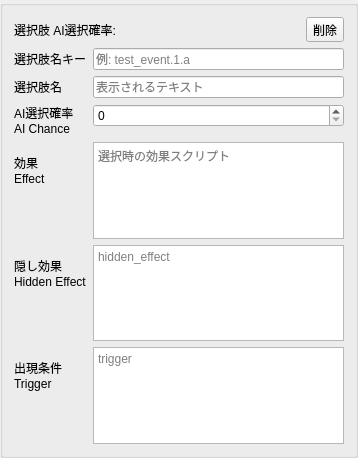
<?xml version="1.0" encoding="UTF-8"?>
<ui version="4.0">
 <class>optionGroup</class>
 <widget class="QGroupBox" name="optionGroup">
  <property name="geometry">
   <rect>
    <x>0</x>
    <y>0</y>
    <width>358</width>
    <height>458</height>
   </rect>
  </property>
  <property name="title">
   <string/>
  </property>
  <layout class="QVBoxLayout" name="verticalLayout">
   <item>
    <layout class="QHBoxLayout" name="headerLayout">
     <item>
      <widget class="QLabel" name="optionTitle">
       <property name="text">
        <string>選択肢 AI選択確率:</string>
       </property>
      </widget>
     </item>
     <item>
      <spacer name="horizontalSpacer">
       <property name="orientation">
        <enum>Qt::Orientation::Horizontal</enum>
       </property>
       <property name="sizeHint" stdset="0">
        <size>
         <width>40</width>
         <height>20</height>
        </size>
       </property>
      </spacer>
     </item>
     <item>
      <widget class="QToolButton" name="removeButton">
       <property name="text">
        <string>削除</string>
       </property>
      </widget>
     </item>
    </layout>
   </item>
   <item>
    <layout class="QFormLayout" name="formLayout">
     <item row="0" column="0">
      <widget class="QLabel" name="nameKeyLabel">
       <property name="text">
        <string>選択肢名キー</string>
       </property>
      </widget>
     </item>
     <item row="0" column="1">
      <widget class="QLineEdit" name="nameKeyEdit">
       <property name="placeholderText">
        <string>例: test_event.1.a</string>
       </property>
      </widget>
     </item>
     <item row="1" column="0">
      <widget class="QLabel" name="nameTextLabel">
       <property name="text">
        <string>選択肢名</string>
       </property>
      </widget>
     </item>
     <item row="1" column="1">
      <widget class="QLineEdit" name="nameTextEdit">
       <property name="placeholderText">
        <string>表示されるテキスト</string>
       </property>
      </widget>
     </item>
     <item row="2" column="0">
      <widget class="QLabel" name="aiLabel">
       <property name="text">
        <string>AI選択確率
AI Chance</string>
       </property>
      </widget>
     </item>
     <item row="2" column="1">
      <widget class="QSpinBox" name="aiSpin">
       <property name="maximum">
        <number>999</number>
       </property>
      </widget>
     </item>
     <item row="3" column="0">
      <widget class="QLabel" name="effectLabel">
       <property name="text">
        <string>効果
Effect</string>
       </property>
      </widget>
     </item>
     <item row="3" column="1">
      <widget class="QPlainTextEdit" name="effectEdit">
       <property name="maximumSize">
        <size>
         <width>16777215</width>
         <height>100</height>
        </size>
       </property>
       <property name="placeholderText">
        <string>選択時の効果スクリプト</string>
       </property>
      </widget>
     </item>
     <item row="4" column="0">
      <widget class="QLabel" name="hiddenEffectLabel">
       <property name="text">
        <string>隠し効果
Hidden Effect</string>
       </property>
      </widget>
     </item>
     <item row="4" column="1">
      <widget class="QPlainTextEdit" name="hiddenEffectEdit">
       <property name="maximumSize">
        <size>
         <width>16777215</width>
         <height>100</height>
        </size>
       </property>
       <property name="placeholderText">
        <string>hidden_effect</string>
       </property>
      </widget>
     </item>
     <item row="5" column="0">
      <widget class="QLabel" name="triggerLabel">
       <property name="text">
        <string>出現条件
Trigger</string>
       </property>
      </widget>
     </item>
     <item row="5" column="1">
      <widget class="QPlainTextEdit" name="triggerEdit">
       <property name="maximumSize">
        <size>
         <width>16777215</width>
         <height>100</height>
        </size>
       </property>
       <property name="placeholderText">
        <string>trigger</string>
       </property>
      </widget>
     </item>
    </layout>
   </item>
  </layout>
 </widget>
 <resources/>
 <connections/>
</ui>
